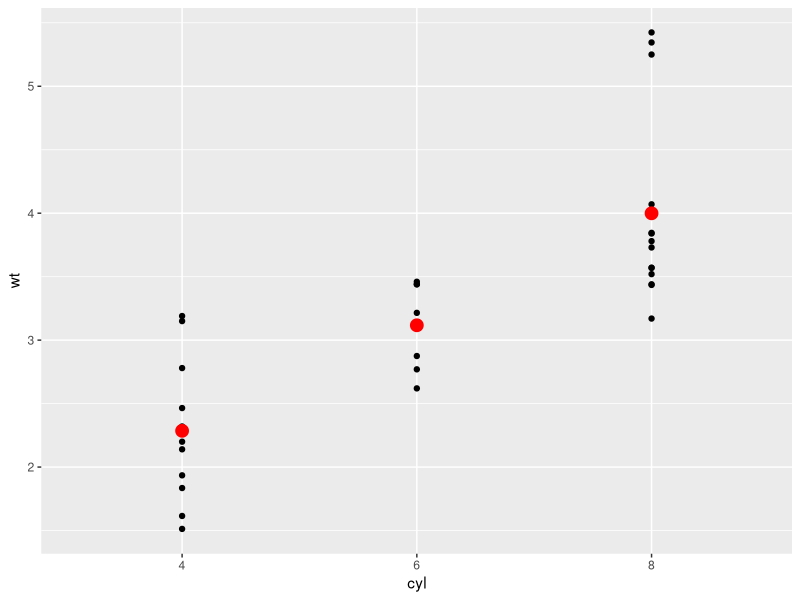

Source code (R):
# COP2073c - Programming Assignment 11
# Michael Carpenter
# 11/22/2026
# Fits wt ~ cyl in mtcars, predicts group means, and plots them in red.

install.packages(c("tidyverse", "modelr"))
library(tidyverse)
library(modelr)

# 1. Create a tibble with cyl (as a categorical variable) and wt from mtcars
mtcars_tbl <- as_tibble(mtcars) %>%
  select(cyl, wt) %>%
  mutate(cyl = factor(cyl))

# 2. Fit a linear model predicting wt based on cyl
mod_wt_cyl <- lm(wt ~ cyl, data = mtcars_tbl)

# Optional: inspect model coefficients and predicted group means
coef(mod_wt_cyl)

# 3. Create a data grid from cyl and add predictions using pipes
pred_grid <- mtcars_tbl %>%
  data_grid(cyl) %>%
  add_predictions(mod_wt_cyl)

pred_grid

# 4. Plot original data and predicted values (red, size 4)
ggplot(mtcars_tbl, aes(x = cyl, y = wt)) +
  geom_point() +
  geom_point(
    data = pred_grid,
    aes(y = pred),
    color = "red",
    size = 4
  ) +
  labs(
    x = "cyl",
    y = "wt"
  )

# 5. Analysis of results
# - Because 'cyl' is a category predictor, the linear model estimates the
#   mean vehicle weight, 'wt', in 1,000 lbs, for each cyl group.
# - Avg weight increases consistently as the number of cylinders increases:
#   4-cyl vehicles have the lowest mean weight (~2.29), 6-cyl
#   vehicles are in the middle (~3.12), and 8-cylinder vehicles have the
#   highest mean weight (~4.00).
# - The red points mark these group means, while the black points show the
#   variation of individual vehicles around each category's average.
